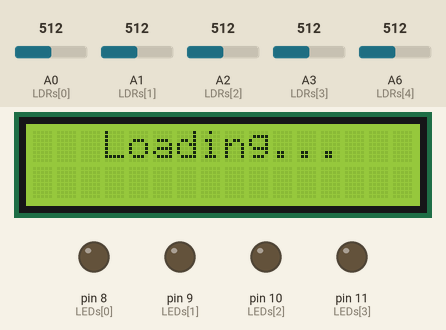
This sketch was run on a simulated Arduino Nano, built with avr-gcc and run on an emulated ATmega328P. On the bench: 16×2 character LCD, output pins drawn as LEDs (lit = HIGH). Inputs (shaded band) come from the test bench; at power-on: A1 (LDRs[1]) = 512, A2 (LDRs[2]) = 512, A0 (LDRs[0]) = 512, A3 (LDRs[3]) = 512, A6 (LDRs[4]) = 512. Random numbers use the default seed unless the sketch sets one; what the sketch prints to the serial monitor is not drawn.

Above: at 2.6 s.
At 21.6 s:
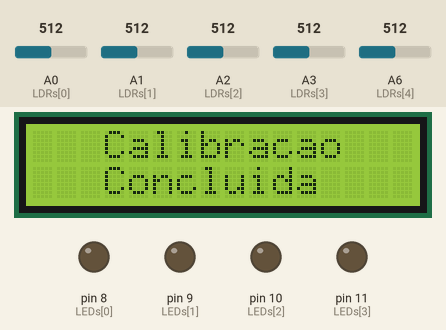
21.7 s: A1 (LDRs[1]) set to 470
At 24.0 s:
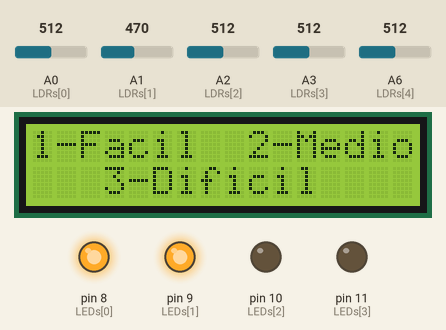
35.3 s: A1 (LDRs[1]) set to 450
At 36.8 s:
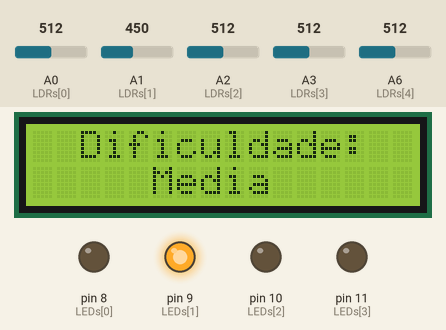
At 40.0 s:
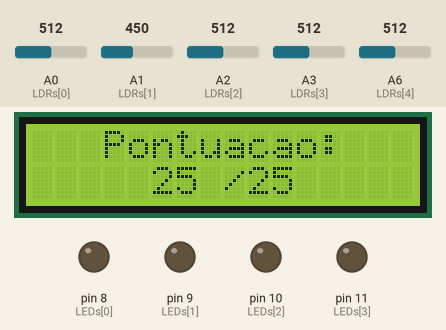
49.3 s: A2 (LDRs[2]) set to 479
59.7 s: A2 (LDRs[2]) set to 449
70.9 s: A0 (LDRs[0]) set to 477
83.1 s: A0 (LDRs[0]) set to 452
Timing chart, 0 to 89.5 s (numbered marks = the images above; inputs shaded):
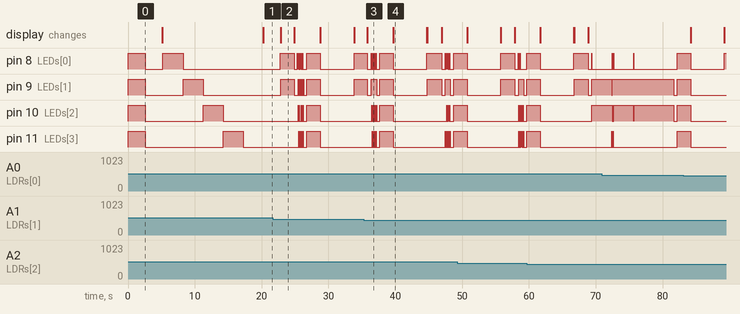

The sketch:

aimlabs_final.ino
```cpp
//================================================================
// Projeto I - FCTUC - LEEC 2023/24
// ---- Laser Western Duel ----
// Diogo Vasco - 2023226969
// Rodrigo Gonçalves - 2023226160
//
// version final
//
//================================================================
//      COM TUDO FEITO AMEN
//================================================================

// 0 é main (duelo) | 1-4 sentido anti horario  | 5 é o sozinho (noutro arduino)

#include <LiquidCrystal_I2C.h>
#include <Wire.h>
LiquidCrystal_I2C lcd(0x27, 16, 2);

int LEDs[5] = { 8, 9, 10, 11, 7 };
int LDRs[5] = {
  A0,
  A1,
  A2,
  A3,
  A6
};

int ndiff[3] = { 30, 25, 20 };  // 0 facil, 1 medio, 2 dificil
int margin = 50;

int ldrDefaultValue[5] = {};
int ldrActivatedValue[5] = {};


//==================================
//=========AIM LABS GM==============
//==================================

int playerHits = 0;
bool hit = 0;
int seq[30] = {};
unsigned long timeAim, timeAim1, timeAim2;
//==================================
//============ DUEL GM==============
//==================================

int reacTime = 0;
int valorRecebido = 0;

//==================================
//============INTERFACE=============
//==================================

void writeLCD(int i, String fs, int k, int sc) {  // 16x2
  lcd.clear();
  lcd.setCursor(i, 0);
  lcd.print(fs);
  lcd.setCursor(k, 1);
  lcd.print(sc);
  lcd.setCursor(k + 5, 1);
  lcd.print("ms");
}


//==================================
//============FUNÇÕES===============
//==================================

void checkValues() {
  Serial.print("LDR 0: ");
  Serial.print(analogRead(LDRs[0]));
  Serial.print("| LDR 1: ");
  Serial.print(analogRead(LDRs[1]));
  Serial.print(" | LDR 2: ");
  Serial.print(analogRead(LDRs[2]));
  Serial.print(" | LDR 3: ");
  Serial.print(analogRead(LDRs[3]));
  Serial.print(" | LDR 4: ");
  Serial.print(analogRead(LDRs[4]));
}

void calibrationLaserOnTarget() {
  Serial.println("Starting calibration with laser");

  for (int i = 0; i < 5; i++) {
    digitalWrite(LEDs[i], 1);
    Serial.print("Point to LDR ");
    Serial.print(i);

    delay(2000);
    ldrActivatedValue[i] = analogRead(LDRs[i]);

    Serial.print("Target with laser value: ");
    Serial.println(ldrActivatedValue[i]);
    delay(1000);
    digitalWrite(LEDs[i], 0);
  }
}

void calibrationAmbientLighting() {
  Serial.println("Starting calibration");

  for (int i = 0; i < 5; i++) {

    ldrDefaultValue[i] = analogRead(LDRs[i]);

    Serial.print("Calibrating Target ");
    Serial.print(i);
    Serial.print(" - ");
    Serial.println(ldrDefaultValue[i]);
  }
}

void showVal() {

  for (int i = 0; i < 5; i++) {

    Serial.print("LDR");
    Serial.print(i);
    Serial.print(" | Laser off target LDR Value");
    Serial.print(":");
    Serial.print(ldrDefaultValue[i]);
    Serial.print(" | Laser on target LDR Value");
    Serial.print(":");
    Serial.println(ldrActivatedValue[i]);
  }
}

bool targetHit(int i) {

  // if (ldrActivatedValue[i] == 0)
  // return 0;

  if (analogRead(LDRs[i]) > (ldrActivatedValue[i] - margin)) {
    Serial.print("Target ");
    Serial.print(i);
    Serial.println(" Hit");
    return 1;
  } else return 0;
}

void TurnOnAllLeds() {
  for (int i = 0; i < 5; i++) {
    digitalWrite(LEDs[i], 1);
  }
}

void TurnOffAllLeds() {
  for (int i = 0; i < 5; i++) {
    digitalWrite(LEDs[i], 0);
  }
}
//                         ======================GAME MODE: AIM LABS===================
void doSeq(int diff) {

  randomSeed(millis());

  for (int i = 0; i < 30; i++) {
    seq[i] = 0;
  }

  for (int i = 1; i < 30; i++) {
    seq[i] = random(0, 5);

    while ((seq[i] == seq[i - 1])) {
      seq[i] = random(0, 5);
      Serial.println("NEW RANDOM");
    }

    Serial.print("random ");
    Serial.print(i);
    Serial.print(" = ");
    Serial.println(seq[i]);
  }
}

void AimLabsGM(int diff) {

  doSeq(diff);
  Serial.print("Diff = ");
  Serial.println(diff);

  switch (diff) {
    case 0:  // FACIL
      Serial.print("IN CASE DIF=");
      Serial.println(diff);
      lcd.clear();
      lcd.setCursor(2, 0);
      lcd.print("Dificuldade:");
      lcd.setCursor(5, 1);
      lcd.print("Facil");
      ALEasy();
      break;
    case 1:  // MEDIO
      Serial.print("IN CASE DIF=");
      Serial.println(diff);
      lcd.clear();
      lcd.setCursor(2, 0);
      lcd.print("Dificuldade:");
      lcd.setCursor(5, 1);
      lcd.print("Media");
      ALMedium();
      break;
    case 2:  //DIFICIL
      Serial.print("IN CASE DIF=");
      Serial.println(diff);
      lcd.clear();
      lcd.setCursor(2, 0);
      lcd.print("Dificuldade:");
      lcd.setCursor(4, 1);
      lcd.print("Dificil");
      ALHard();
      break;
  }

  lcd.clear();
  lcd.setCursor(3, 0);
  lcd.print("Pontuacao:");
  lcd.setCursor(5, 1);
  lcd.print(playerHits);
  lcd.setCursor(8, 1);
  lcd.print("/");
  lcd.print(ndiff[diff]);
  delay(5000);
}

int escdiff() {

  lcd.clear();
  lcd.setCursor(0,0);
  lcd.print("1-Facil  2-Medio");
  lcd.setCursor(3,1);
  lcd.print("3-Dificil");

  digitalWrite(LEDs[0], 1);
  digitalWrite(LEDs[1], 1);
  digitalWrite(LEDs[4], 1);

  Serial.println(5);

  delay(1500);

  if (targetHit(1)) {
    return 0;
  } else if (targetHit(0)) {
    return 1;
  } else if (targetHit(4)) {
    return 2;
  } else return -1;
}
void ALHard() {//======= HARD GAME MODE ========
  playerHits = 0;
  int totalPlays = 0;
  TurnOffAllLeds();
  Serial.println("AL_Easy");

  doSeq(ndiff[0]);

  int activeLeds[3];
  unsigned long ledTimers[3];


  for (int j = 0; j < 3; j++) {
    activeLeds[j] = seq[j];
    digitalWrite(LEDs[activeLeds[j]], 1);
    ledTimers[j] = millis();

  while (totalPlays < 20) {
    hit = 0;

    while (hit < 3) {
      for (int j = 0; j < 3; j++) {
        if (targetHit(activeLeds[j])) {
          playerHits++;
          totalPlays++;
          Serial.print("PlayerHits: ");
          Serial.println(playerHits);

          digitalWrite(LEDs[activeLeds[j]], 0);

          int newLed;
          do {
            newLed = random(0, sizeof(LEDs) / sizeof(LEDs[0]));
          } while (newLed == activeLeds[0] || newLed == activeLeds[1] || newLed == activeLeds[2]);

          activeLeds[j] = newLed;
          digitalWrite(LEDs[newLed], 1);
          ledTimers[j] = millis();
          hit++;
        }
        if (millis() - ledTimers[j] >= 3000) {
          totalPlays++;
          Serial.print("LED timed out: ");
          Serial.println(activeLeds[j]);

          digitalWrite(LEDs[activeLeds[j]], 0);

          int newLed;
          do {
            newLed = random(0, sizeof(LEDs) / sizeof(LEDs[0]));
          } while (newLed == activeLeds[0] || newLed == activeLeds[1] || newLed == activeLeds[2]);

          activeLeds[j] = newLed;
          digitalWrite(LEDs[newLed], 1);
          ledTimers[j] = millis();
        }
      }
      if (totalPlays >= 20) {
        break;
      }
    }
  }

  TurnOffAllLeds();
  delay(500);
  TurnOnAllLeds();
  delay(2000);
  TurnOffAllLeds();

  Serial.print("Total de hits: ");
  Serial.println(playerHits);
}
}


void ALMedium() {//======= MEDIUM GAME MODE ========
  playerHits = 0;
  int totalPlays = 0;
  TurnOffAllLeds();
  Serial.println("AL_Medium");

  doSeq(ndiff[1]);

  int activeLeds[2];
  unsigned long ledTimers[2];

  activeLeds[0] = seq[0];
  activeLeds[1] = seq[1];


  for (int j = 0; j < 2; j++) {
    digitalWrite(LEDs[activeLeds[j]], 1);
    ledTimers[j] = millis();
  }

  while (totalPlays < 25) {
    hit = 0;

    while (hit < 2) {
      for (int j = 0; j < 2; j++) {
        if (targetHit(activeLeds[j])) {
          playerHits++;
          totalPlays++;
          Serial.print("PlayerHits: ");
          Serial.println(playerHits);

          digitalWrite(LEDs[activeLeds[j]], 0);

          int newLed;
          do {
            newLed = random(0, sizeof(LEDs) / sizeof(LEDs[0]));
          } while (newLed == activeLeds[0] || newLed == activeLeds[1]);

          activeLeds[j] = newLed;
          digitalWrite(LEDs[newLed], 1);
          ledTimers[j] = millis();
          hit++;
        }

        if (millis() - ledTimers[j] >= 3000) {
          totalPlays++;
          Serial.print("LED timed out: ");
          Serial.println(activeLeds[j]);

          digitalWrite(LEDs[activeLeds[j]], 0);

          int newLed;
          do {
            newLed = random(0, sizeof(LEDs) / sizeof(LEDs[0]));
          } while (newLed == activeLeds[0] || newLed == activeLeds[1]);

          activeLeds[j] = newLed;
          digitalWrite(LEDs[newLed], 1);
          ledTimers[j] = millis();
        }
      }

      if (totalPlays >= 25) {
        break;
      }
    }
  }

  TurnOffAllLeds();
  delay(500);
  TurnOnAllLeds();
  delay(2000);
  TurnOffAllLeds();

  Serial.print("Total de hits: ");
  Serial.println(playerHits);
}


void ALEasy() {
  playerHits=0;
  TurnOffAllLeds();
  Serial.println("AL_Easy");
  doSeq(ndiff[0]);

  for (int i = 0; i < ndiff[0]; i++) {  //========= AIM LABS ============
    digitalWrite(LEDs[seq[i]], 1);      //======= EASY GAME MODE ========
    timeAim = millis();
    hit = 0;
    //Serial.println("IN EASY FOR");
    while (((millis() - timeAim) < 2000) && (hit == 0)) {
      if (targetHit(seq[i]) && (hit == 0)) {
        playerHits++;
        Serial.print("PlayerHits: ");
        Serial.println(playerHits);
        hit = 1;
      }
    }
    digitalWrite(LEDs[seq[i]], 0);
  }

  TurnOffAllLeds();
  delay(500);
  TurnOnAllLeds();
  delay(2000);
  TurnOffAllLeds();

  Serial.print("Total de hits: ");
  Serial.println(playerHits);
}
//                          ======================GAME MODE: DUEL===================
void DuelGM() {
  int hit = 0;
  digitalWrite(LEDs[0], 1);
  delay(1500);
  Serial.println("Get ready");
  digitalWrite(LEDs[0], 0);

  int tempo;
  unsigned long int sec = millis();
  do {
    while (Serial.available() > 0) {
      String recebido = Serial.readStringUntil('\n');
      //Serial.print("Recebi: ");
      //Serial.println(recebido);
      tempo = recebido.toInt();
      Serial.println(tempo);
    }
  } while ((millis() - sec) < 1500);

  delay(tempo + 400);

  digitalWrite(LEDs[0], 1);
  unsigned int Timer = millis();

  do {
    if (targetHit(0)) {
      reacTime = millis() - Timer;
      //Serial.print("Target hit | Time: ");
      //Serial.print(reacTime);
      //Serial.println(" Milisegundos");
      //digitalWrite(LEDs[0], 0);
      hit = 1;
    }
  } while (hit == 0);

  digitalWrite(LEDs[0], 0);
  writeLCD(0, "Reaction Time:", 5, reacTime);

  sendRT();

  delay(5000);
  //Serial.println(reacTime);
}

void sendRT() {
  unsigned long int tenSeg = millis();

  do {
    Serial.println(reacTime);
    delay(10);
  } while (millis() - tenSeg < 2500);
}
//==================================
//==============MAIN================
//==================================

void setup() {
  Serial.begin(9600);

  lcd.init();
  lcd.backlight();

  lcd.setCursor(3, 0);
  lcd.print("Loading...");

  for (int i = 0; i < 4; i++) {
    pinMode(LEDs[i], OUTPUT);
  }
  for (int i = 0; i < 4; i++) {
    pinMode(LDRs[i], INPUT);
  }
  Serial.setTimeout(100);

  TurnOnAllLeds();
  delay(2500);

  TurnOffAllLeds();
  delay(2500);

  lcd.clear();
  lcd.setCursor(3, 0);
  lcd.print("Calibracao");
  lcd.setCursor(0, 1);
  lcd.print("Aponte para alvo");

  calibrationAmbientLighting();
  calibrationLaserOnTarget();

  lcd.clear();
  lcd.setCursor(3, 0);
  lcd.print("Calibracao");
  lcd.setCursor(3, 1);  // ver valores e falar sobre eles !!!EXTRA!!!
  lcd.print("Concluida");

  delay(2500);

  lcd.clear();
  lcd.setCursor(3, 0);
  lcd.print("Escolha um");
  lcd.setCursor(2, 1);
  lcd.print("modo de Jogo");
  digitalWrite(LEDs[0], 1);
}

void loop() {
  valorRecebido = 0;
  if (Serial.available() > 0) {
    String recebido = Serial.readStringUntil('\n');
    //Serial.print("Recebi: ");
    //Serial.println(recebido);
    valorRecebido = recebido.toInt();
    //Serial.println(valorRecebido);
    if (valorRecebido == 1) {
      Serial.println("dentro do if");
      lcd.clear();
      lcd.setCursor(3, 0);
      lcd.print("Prepare-se!");
      DuelGM();
      lcd.clear();
      lcd.setCursor(3, 0);
      lcd.print("Escolha um");
      lcd.setCursor(2, 1);
      lcd.print("modo de Jogo");
      digitalWrite(LEDs[0], 1);
    }
  }

  if (targetHit(0)) {  // AIM LABS GM
    int dif = -1;
    while (dif == -1) {
      dif = escdiff();
    }
    Serial.println(10);

    AimLabsGM(dif);

    Serial.println(15);
    lcd.clear();
    lcd.setCursor(3, 0);
    lcd.print("Escolha um");
    lcd.setCursor(2, 1);
    lcd.print("modo de Jogo");
    digitalWrite(LEDs[0], 1);
  }
}
```

Measured:
- the behaviour switches between 463 and 462 on A1 (LDRs[1]) (found by bisection; images 2 and 3)
- what the display in image 2 shows lasts 2.1 s, from 22.8 s to 24.9 s
- what the display in image 4 shows lasts 5.0 s, from 39.7 s to 44.7 s
